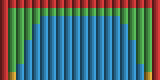

Below is a game level as drawn by its tile map, then a one-line description and the .tmx file that defines it, in full:
An orthogonal 20x10 tile map with 8x8 px tiles, 2 tile layers (map, palette), 2 tilesets.

<map version="1.10" tiledversion="1.10.2" orientation="orthogonal" renderorder="right-down" width="20" height="10" tilewidth="8" tileheight="8" infinite="0" nextlayerid="3" nextobjectid="1">
 <tileset firstgid="1" name="tiles" tilewidth="8" tileheight="8" tilecount="768" columns="16">
  <image source="intro.png" width="128" height="384" />
 </tileset>
 <tileset firstgid="769" name="palettes" tilewidth="8" tileheight="8" tilecount="8" columns="8">
  <image source="screen/palettes.png" width="64" height="8" />
 </tileset>
 <layer id="1" name="map" width="20" height="10">
  <data encoding="csv">
637,637,637,637,637,637,637,637,637,637,637,637,637,637,637,637,637,637,637,637,
637,273,273,273,281,289,297,305,313,321,329,337,345,353,361,369,377,273,273,637,
637,273,273,274,282,290,298,306,314,322,330,338,346,354,362,370,378,273,273,637,
637,273,273,275,283,291,299,307,315,323,331,339,347,355,363,371,379,273,273,637,
637,273,268,276,284,292,300,308,316,324,332,340,348,356,364,372,380,2147483916,273,637,
637,273,269,277,285,293,301,309,317,325,333,341,349,357,365,373,381,2147483917,273,637,
637,273,270,278,286,294,302,310,318,326,334,342,350,358,366,374,382,2147483918,273,637,
637,263,271,279,287,295,303,311,319,327,335,343,351,359,367,375,383,2147483919,2147483911,637,
637,264,272,280,288,296,304,312,320,328,336,344,352,360,368,376,384,2147483920,2147483912,637,
637,257,258,259,260,261,262,265,266,267,2147483915,2147483914,2147483913,2147483910,2147483909,2147483908,2147483907,2147483906,2147483905,637
  </data>
 </layer>
 <layer id="2" name="palette" width="20" height="10">
  <data encoding="csv">
769,769,769,769,769,769,769,769,769,769,769,769,769,769,769,769,769,769,769,769,
769,771,771,771,771,771,771,771,771,771,771,771,771,771,771,771,771,771,771,769,
769,771,771,771,771,770,770,770,770,770,770,770,770,770,770,771,771,771,771,769,
769,771,771,771,770,770,770,770,770,770,770,770,770,770,770,770,771,771,771,769,
769,771,771,771,770,770,770,770,770,770,770,770,770,770,770,770,771,771,771,769,
769,771,771,770,770,770,770,770,770,770,770,770,770,770,770,770,770,771,771,769,
769,771,771,770,770,770,770,770,770,770,770,770,770,770,770,770,770,771,771,769,
769,771,771,770,770,770,770,770,770,770,770,770,770,770,770,770,770,771,771,769,
769,771,770,770,770,770,770,770,770,770,770,770,770,770,770,770,770,770,771,769,
769,772,770,770,770,770,770,770,770,770,770,770,770,770,770,770,770,770,772,769
  </data>
 </layer>
</map>
